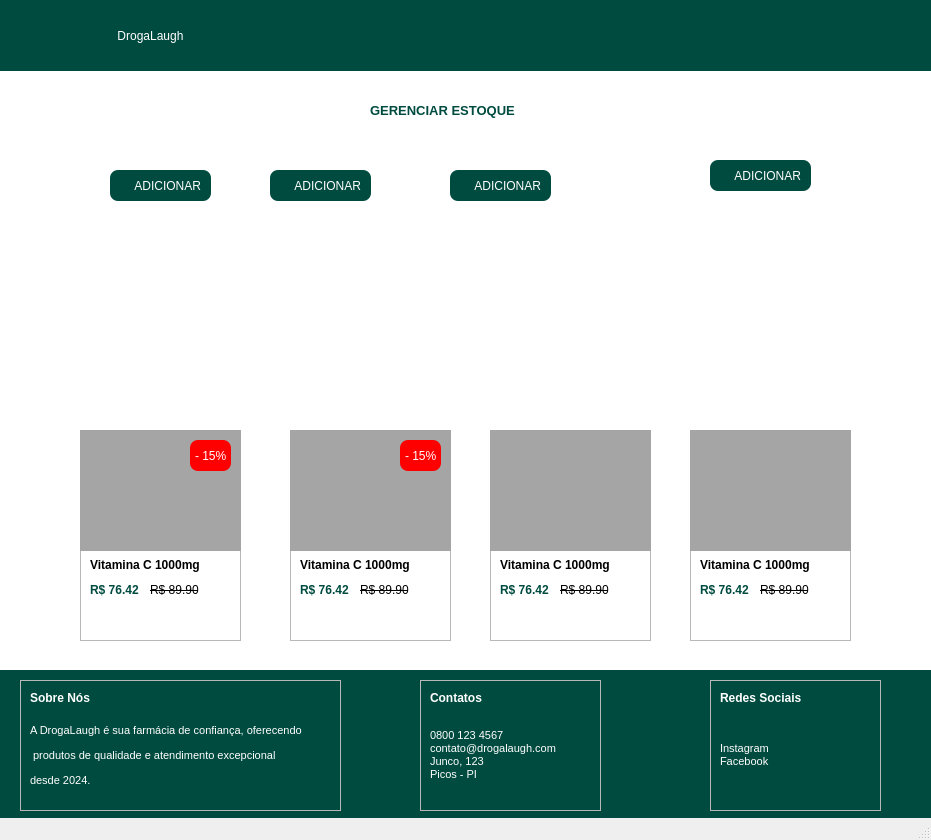
 <widget class="QMainWindow" name="MainWindow">
  <property name="geometry">
   <rect>
    <x>0</x>
    <y>0</y>
    <width>931</width>
    <height>840</height>
   </rect>
  </property>
  <property name="windowTitle">
   <string>MainWindow</string>
  </property>
  <widget class="QWidget" name="centralwidget">
   <widget class="QLabel" name="logo">
    <property name="geometry">
     <rect>
      <x>10</x>
      <y>0</y>
      <width>61</width>
      <height>71</height>
     </rect>
    </property>
    <property name="styleSheet">
     <string notr="true">image:url(:/images/images/logofolha.png)</string>
    </property>
    <property name="text">
     <string/>
    </property>
   </widget>
   <widget class="QLabel" name="label_2">
    <property name="geometry">
     <rect>
      <x>0</x>
      <y>0</y>
      <width>931</width>
      <height>71</height>
     </rect>
    </property>
    <property name="styleSheet">
     <string notr="true">background-color: rgb(0, 75, 63);


</string>
    </property>
    <property name="text">
     <string/>
    </property>
   </widget>
   <widget class="QLabel" name="label_7">
    <property name="geometry">
     <rect>
      <x>370</x>
      <y>90</y>
      <width>191</width>
      <height>41</height>
     </rect>
    </property>
    <property name="text">
     <string>&lt;html&gt;&lt;head/&gt;&lt;body&gt;&lt;p&gt;&lt;span style=&quot; font-size:10pt; font-weight:600; color:#004b3f;&quot;&gt;GERENCIAR ESTOQUE&lt;/span&gt;&lt;/p&gt;&lt;/body&gt;&lt;/html&gt;</string>
    </property>
   </widget>
   <widget class="QLabel" name="label_8">
    <property name="geometry">
     <rect>
      <x>0</x>
      <y>670</y>
      <width>931</width>
      <height>161</height>
     </rect>
    </property>
    <property name="styleSheet">
     <string notr="true">background-color: rgb(0, 75, 63);


</string>
    </property>
    <property name="text">
     <string/>
    </property>
   </widget>
   <widget class="QLabel" name="label_3">
    <property name="geometry">
     <rect>
      <x>0</x>
      <y>70</y>
      <width>931</width>
      <height>601</height>
     </rect>
    </property>
    <property name="styleSheet">
     <string notr="true">
background-color: rgb(255, 255, 255);</string>
    </property>
    <property name="text">
     <string/>
    </property>
   </widget>
   <widget class="QPushButton" name="nomeLogo">
    <property name="geometry">
     <rect>
      <x>60</x>
      <y>10</y>
      <width>181</width>
      <height>51</height>
     </rect>
    </property>
    <property name="whatsThis">
     <string>&lt;html&gt;&lt;head/&gt;&lt;body&gt;&lt;p align=&quot;right&quot;&gt;&lt;br/&gt;&lt;/p&gt;&lt;/body&gt;&lt;/html&gt;</string>
    </property>
    <property name="styleSheet">
     <string notr="true">
QPushButton {  
    background-color: rgb(0, 75, 63);
   font: 15pt &quot;Cooper Black&quot;;
    color: rgb(255, 255, 255); /* Cor do texto */
    border-radius: 8px; /* Bordas arredondadas */
    padding: 10px; /* Padding interno (topo, direita, fundo, esquerda) */
    
       
}

QPushButton:pressed{
background-color: rgb(0, 75, 63);
   font: 15pt &quot;Cooper Black&quot;;
    color: rgb(255, 255, 255); /* Cor do texto */
    border-radius: 8px; /* Bordas arredondadas */
    padding: 10px; /* Padding interno (topo, direita, fundo, esquerda) */
   
border: 1px solid #CCCCCC;
box-shadow: 0px 4px 6px rgba(0, 0, 0, 0.1); /* Sombra leve */
background-color: #D6D6D6; /* Fundo mais escuro */
   
    transform: translateY(2px); /* Deslocamento para baixo */
   
}


</string>
    </property>
    <property name="text">
     <string>DrogaLaugh</string>
    </property>
   </widget>
   <widget class="QFrame" name="frame">
    <property name="geometry">
     <rect>
      <x>80</x>
      <y>430</y>
      <width>161</width>
      <height>211</height>
     </rect>
    </property>
    <property name="frameShape">
     <enum>QFrame::StyledPanel</enum>
    </property>
    <property name="frameShadow">
     <enum>QFrame::Raised</enum>
    </property>
    <widget class="QLabel" name="label">
     <property name="geometry">
      <rect>
       <x>0</x>
       <y>0</y>
       <width>161</width>
       <height>121</height>
      </rect>
     </property>
     <property name="styleSheet">
      <string notr="true">background-color: rgb(165, 165, 165);
border-color: rgb(0, 0, 0);</string>
     </property>
     <property name="text">
      <string/>
     </property>
    </widget>
    <widget class="QLabel" name="label_6">
     <property name="geometry">
      <rect>
       <x>110</x>
       <y>10</y>
       <width>41</width>
       <height>31</height>
      </rect>
     </property>
     <property name="styleSheet">
      <string notr="true">border-radius: 8px;
background-color: rgb(255, 0, 0);
font: 75 8pt &quot;MS Shell Dlg 2&quot;;
color: rgb(255, 255, 255);
padding:2px;</string>
     </property>
     <property name="text">
      <string>- 15%</string>
     </property>
    </widget>
    <widget class="QLabel" name="label_5">
     <property name="geometry">
      <rect>
       <x>10</x>
       <y>120</y>
       <width>131</width>
       <height>31</height>
      </rect>
     </property>
     <property name="text">
      <string>&lt;html&gt;&lt;head/&gt;&lt;body&gt;&lt;p&gt;&lt;span style=&quot; font-weight:600;&quot;&gt;Vitamina C 1000mg&lt;/span&gt;&lt;/p&gt;&lt;/body&gt;&lt;/html&gt;</string>
     </property>
    </widget>
    <widget class="QLabel" name="label_9">
     <property name="geometry">
      <rect>
       <x>10</x>
       <y>150</y>
       <width>101</width>
       <height>21</height>
      </rect>
     </property>
     <property name="styleSheet">
      <string notr="true">font: 75 8pt &quot;MS Shell Dlg 2&quot;;
color:rgb(0, 75, 63)</string>
     </property>
     <property name="text">
      <string>&lt;html&gt;&lt;head/&gt;&lt;body&gt;&lt;p&gt;&lt;span style=&quot; font-weight:600;&quot;&gt;R$ 76.42 &lt;/span&gt;&lt;/p&gt;&lt;/body&gt;&lt;/html&gt;</string>
     </property>
    </widget>
    <widget class="QLabel" name="label_10">
     <property name="geometry">
      <rect>
       <x>70</x>
       <y>150</y>
       <width>55</width>
       <height>21</height>
      </rect>
     </property>
     <property name="styleSheet">
      <string notr="true">font: 6pt &quot;MS Shell Dlg 2&quot;;
text-decoration: line-through;</string>
     </property>
     <property name="text">
      <string>&lt;html&gt;&lt;head/&gt;&lt;body&gt;&lt;p&gt;R$ 89.90&lt;/p&gt;&lt;/body&gt;&lt;/html&gt;</string>
     </property>
    </widget>
   </widget>
   <widget class="QFrame" name="frame_2">
    <property name="geometry">
     <rect>
      <x>290</x>
      <y>430</y>
      <width>161</width>
      <height>211</height>
     </rect>
    </property>
    <property name="frameShape">
     <enum>QFrame::StyledPanel</enum>
    </property>
    <property name="frameShadow">
     <enum>QFrame::Raised</enum>
    </property>
    <widget class="QLabel" name="label_11">
     <property name="geometry">
      <rect>
       <x>110</x>
       <y>10</y>
       <width>41</width>
       <height>31</height>
      </rect>
     </property>
     <property name="styleSheet">
      <string notr="true">border-radius: 8px;
background-color: rgb(255, 0, 0);
font: 75 8pt &quot;MS Shell Dlg 2&quot;;
color: rgb(255, 255, 255);
padding:2px;</string>
     </property>
     <property name="text">
      <string>- 15%</string>
     </property>
    </widget>
    <widget class="QLabel" name="label_12">
     <property name="geometry">
      <rect>
       <x>10</x>
       <y>120</y>
       <width>131</width>
       <height>31</height>
      </rect>
     </property>
     <property name="text">
      <string>&lt;html&gt;&lt;head/&gt;&lt;body&gt;&lt;p&gt;&lt;span style=&quot; font-weight:600;&quot;&gt;Vitamina C 1000mg&lt;/span&gt;&lt;/p&gt;&lt;/body&gt;&lt;/html&gt;</string>
     </property>
    </widget>
    <widget class="QLabel" name="label_13">
     <property name="geometry">
      <rect>
       <x>10</x>
       <y>150</y>
       <width>101</width>
       <height>21</height>
      </rect>
     </property>
     <property name="styleSheet">
      <string notr="true">font: 75 8pt &quot;MS Shell Dlg 2&quot;;
color:rgb(0, 75, 63)</string>
     </property>
     <property name="text">
      <string>&lt;html&gt;&lt;head/&gt;&lt;body&gt;&lt;p&gt;&lt;span style=&quot; font-weight:600;&quot;&gt;R$ 76.42 &lt;/span&gt;&lt;/p&gt;&lt;/body&gt;&lt;/html&gt;</string>
     </property>
    </widget>
    <widget class="QLabel" name="label_14">
     <property name="geometry">
      <rect>
       <x>70</x>
       <y>150</y>
       <width>55</width>
       <height>21</height>
      </rect>
     </property>
     <property name="styleSheet">
      <string notr="true">font: 6pt &quot;MS Shell Dlg 2&quot;;
text-decoration: line-through;</string>
     </property>
     <property name="text">
      <string>&lt;html&gt;&lt;head/&gt;&lt;body&gt;&lt;p&gt;R$ 89.90&lt;/p&gt;&lt;/body&gt;&lt;/html&gt;</string>
     </property>
    </widget>
    <widget class="QLabel" name="label_4">
     <property name="geometry">
      <rect>
       <x>0</x>
       <y>0</y>
       <width>161</width>
       <height>121</height>
      </rect>
     </property>
     <property name="styleSheet">
      <string notr="true">background-color: rgb(165, 165, 165);
border-color: rgb(0, 0, 0);</string>
     </property>
     <property name="text">
      <string/>
     </property>
    </widget>
    <zorder>label_4</zorder>
    <zorder>label_11</zorder>
    <zorder>label_12</zorder>
    <zorder>label_13</zorder>
    <zorder>label_14</zorder>
   </widget>
   <widget class="QFrame" name="frame_3">
    <property name="geometry">
     <rect>
      <x>490</x>
      <y>430</y>
      <width>161</width>
      <height>211</height>
     </rect>
    </property>
    <property name="frameShape">
     <enum>QFrame::StyledPanel</enum>
    </property>
    <property name="frameShadow">
     <enum>QFrame::Raised</enum>
    </property>
    <widget class="QLabel" name="label_15">
     <property name="geometry">
      <rect>
       <x>110</x>
       <y>10</y>
       <width>41</width>
       <height>31</height>
      </rect>
     </property>
     <property name="styleSheet">
      <string notr="true">border-radius: 8px;
background-color: rgb(255, 0, 0);
font: 75 8pt &quot;MS Shell Dlg 2&quot;;
color: rgb(255, 255, 255);
padding:2px;</string>
     </property>
     <property name="text">
      <string>- 15%</string>
     </property>
    </widget>
    <widget class="QLabel" name="label_16">
     <property name="geometry">
      <rect>
       <x>10</x>
       <y>120</y>
       <width>131</width>
       <height>31</height>
      </rect>
     </property>
     <property name="text">
      <string>&lt;html&gt;&lt;head/&gt;&lt;body&gt;&lt;p&gt;&lt;span style=&quot; font-weight:600;&quot;&gt;Vitamina C 1000mg&lt;/span&gt;&lt;/p&gt;&lt;/body&gt;&lt;/html&gt;</string>
     </property>
    </widget>
    <widget class="QLabel" name="label_17">
     <property name="geometry">
      <rect>
       <x>10</x>
       <y>150</y>
       <width>101</width>
       <height>21</height>
      </rect>
     </property>
     <property name="styleSheet">
      <string notr="true">font: 75 8pt &quot;MS Shell Dlg 2&quot;;
color:rgb(0, 75, 63)</string>
     </property>
     <property name="text">
      <string>&lt;html&gt;&lt;head/&gt;&lt;body&gt;&lt;p&gt;&lt;span style=&quot; font-weight:600;&quot;&gt;R$ 76.42 &lt;/span&gt;&lt;/p&gt;&lt;/body&gt;&lt;/html&gt;</string>
     </property>
    </widget>
    <widget class="QLabel" name="label_18">
     <property name="geometry">
      <rect>
       <x>70</x>
       <y>150</y>
       <width>55</width>
       <height>21</height>
      </rect>
     </property>
     <property name="styleSheet">
      <string notr="true">font: 6pt &quot;MS Shell Dlg 2&quot;;
text-decoration: line-through;</string>
     </property>
     <property name="text">
      <string>&lt;html&gt;&lt;head/&gt;&lt;body&gt;&lt;p&gt;R$ 89.90&lt;/p&gt;&lt;/body&gt;&lt;/html&gt;</string>
     </property>
    </widget>
    <widget class="QLabel" name="label_19">
     <property name="geometry">
      <rect>
       <x>0</x>
       <y>0</y>
       <width>161</width>
       <height>121</height>
      </rect>
     </property>
     <property name="styleSheet">
      <string notr="true">background-color: rgb(165, 165, 165);
border-color: rgb(0, 0, 0);</string>
     </property>
     <property name="text">
      <string/>
     </property>
    </widget>
   </widget>
   <widget class="QFrame" name="frame_4">
    <property name="geometry">
     <rect>
      <x>690</x>
      <y>430</y>
      <width>161</width>
      <height>211</height>
     </rect>
    </property>
    <property name="frameShape">
     <enum>QFrame::StyledPanel</enum>
    </property>
    <property name="frameShadow">
     <enum>QFrame::Raised</enum>
    </property>
    <widget class="QLabel" name="label_20">
     <property name="geometry">
      <rect>
       <x>110</x>
       <y>10</y>
       <width>41</width>
       <height>31</height>
      </rect>
     </property>
     <property name="styleSheet">
      <string notr="true">border-radius: 8px;
background-color: rgb(255, 0, 0);
font: 75 8pt &quot;MS Shell Dlg 2&quot;;
color: rgb(255, 255, 255);
padding:2px;</string>
     </property>
     <property name="text">
      <string>- 15%</string>
     </property>
    </widget>
    <widget class="QLabel" name="label_21">
     <property name="geometry">
      <rect>
       <x>10</x>
       <y>120</y>
       <width>131</width>
       <height>31</height>
      </rect>
     </property>
     <property name="text">
      <string>&lt;html&gt;&lt;head/&gt;&lt;body&gt;&lt;p&gt;&lt;span style=&quot; font-weight:600;&quot;&gt;Vitamina C 1000mg&lt;/span&gt;&lt;/p&gt;&lt;/body&gt;&lt;/html&gt;</string>
     </property>
    </widget>
    <widget class="QLabel" name="label_22">
     <property name="geometry">
      <rect>
       <x>10</x>
       <y>150</y>
       <width>101</width>
       <height>21</height>
      </rect>
     </property>
     <property name="styleSheet">
      <string notr="true">font: 75 8pt &quot;MS Shell Dlg 2&quot;;
color:rgb(0, 75, 63)</string>
     </property>
     <property name="text">
      <string>&lt;html&gt;&lt;head/&gt;&lt;body&gt;&lt;p&gt;&lt;span style=&quot; font-weight:600;&quot;&gt;R$ 76.42 &lt;/span&gt;&lt;/p&gt;&lt;/body&gt;&lt;/html&gt;</string>
     </property>
    </widget>
    <widget class="QLabel" name="label_23">
     <property name="geometry">
      <rect>
       <x>70</x>
       <y>150</y>
       <width>55</width>
       <height>21</height>
      </rect>
     </property>
     <property name="styleSheet">
      <string notr="true">font: 6pt &quot;MS Shell Dlg 2&quot;;
text-decoration: line-through;</string>
     </property>
     <property name="text">
      <string>&lt;html&gt;&lt;head/&gt;&lt;body&gt;&lt;p&gt;R$ 89.90&lt;/p&gt;&lt;/body&gt;&lt;/html&gt;</string>
     </property>
    </widget>
    <widget class="QLabel" name="label_24">
     <property name="geometry">
      <rect>
       <x>0</x>
       <y>0</y>
       <width>161</width>
       <height>121</height>
      </rect>
     </property>
     <property name="styleSheet">
      <string notr="true">background-color: rgb(165, 165, 165);
border-color: rgb(0, 0, 0);</string>
     </property>
     <property name="text">
      <string/>
     </property>
    </widget>
   </widget>
   <widget class="QFrame" name="frame_5">
    <property name="geometry">
     <rect>
      <x>20</x>
      <y>680</y>
      <width>321</width>
      <height>131</height>
     </rect>
    </property>
    <property name="frameShape">
     <enum>QFrame::StyledPanel</enum>
    </property>
    <property name="frameShadow">
     <enum>QFrame::Raised</enum>
    </property>
    <widget class="QLabel" name="label_25">
     <property name="geometry">
      <rect>
       <x>10</x>
       <y>10</y>
       <width>91</width>
       <height>16</height>
      </rect>
     </property>
     <property name="text">
      <string>&lt;html&gt;&lt;head/&gt;&lt;body&gt;&lt;p&gt;&lt;span style=&quot; font-size:9pt; font-weight:600; color:#ffffff;&quot;&gt;Sobre Nós&lt;/span&gt;&lt;/p&gt;&lt;/body&gt;&lt;/html&gt;</string>
     </property>
    </widget>
    <widget class="QLabel" name="label_26">
     <property name="geometry">
      <rect>
       <x>10</x>
       <y>30</y>
       <width>301</width>
       <height>91</height>
      </rect>
     </property>
     <property name="text">
      <string>&lt;!DOCTYPE HTML PUBLIC &quot;-//W3C//DTD HTML 4.0//EN&quot; &quot;http://www.w3.org/TR/REC-html40/strict.dtd&quot;&gt;
&lt;html&gt;&lt;head&gt;&lt;meta name=&quot;qrichtext&quot; content=&quot;1&quot; /&gt;&lt;style type=&quot;text/css&quot;&gt;
p, li { white-space: pre-wrap; }
&lt;/style&gt;&lt;/head&gt;&lt;body style=&quot; font-family:'MS Shell Dlg 2'; font-size:8pt; font-weight:400; font-style:normal;&quot;&gt;
&lt;p style=&quot; margin-top:12px; margin-bottom:12px; margin-left:0px; margin-right:0px; -qt-block-indent:0; text-indent:0px;&quot;&gt;&lt;span style=&quot; color:#ffffff;&quot;&gt;A DrogaLaugh é sua farmácia de confiança, oferecendo&lt;/span&gt;&lt;/p&gt;
&lt;p style=&quot; margin-top:12px; margin-bottom:12px; margin-left:0px; margin-right:0px; -qt-block-indent:0; text-indent:0px;&quot;&gt;&lt;span style=&quot; color:#ffffff;&quot;&gt; produtos de qualidade e atendimento excepcional &lt;/span&gt;&lt;/p&gt;
&lt;p style=&quot; margin-top:12px; margin-bottom:12px; margin-left:0px; margin-right:0px; -qt-block-indent:0; text-indent:0px;&quot;&gt;&lt;span style=&quot; color:#ffffff;&quot;&gt;desde 2024.&lt;/span&gt;&lt;/p&gt;&lt;/body&gt;&lt;/html&gt;</string>
     </property>
    </widget>
   </widget>
   <widget class="QFrame" name="frame_6">
    <property name="geometry">
     <rect>
      <x>420</x>
      <y>680</y>
      <width>181</width>
      <height>131</height>
     </rect>
    </property>
    <property name="frameShape">
     <enum>QFrame::StyledPanel</enum>
    </property>
    <property name="frameShadow">
     <enum>QFrame::Raised</enum>
    </property>
    <widget class="QLabel" name="label_27">
     <property name="geometry">
      <rect>
       <x>10</x>
       <y>10</y>
       <width>91</width>
       <height>16</height>
      </rect>
     </property>
     <property name="text">
      <string>&lt;html&gt;&lt;head/&gt;&lt;body&gt;&lt;p&gt;&lt;span style=&quot; font-size:9pt; font-weight:600; color:#ffffff;&quot;&gt;Contatos&lt;/span&gt;&lt;/p&gt;&lt;/body&gt;&lt;/html&gt;</string>
     </property>
    </widget>
    <widget class="QLabel" name="label_28">
     <property name="geometry">
      <rect>
       <x>10</x>
       <y>30</y>
       <width>301</width>
       <height>91</height>
      </rect>
     </property>
     <property name="text">
      <string>&lt;!DOCTYPE HTML PUBLIC &quot;-//W3C//DTD HTML 4.0//EN&quot; &quot;http://www.w3.org/TR/REC-html40/strict.dtd&quot;&gt;
&lt;html&gt;&lt;head&gt;&lt;meta name=&quot;qrichtext&quot; content=&quot;1&quot; /&gt;&lt;style type=&quot;text/css&quot;&gt;
p, li { white-space: pre-wrap; }
&lt;/style&gt;&lt;/head&gt;&lt;body style=&quot; font-family:'MS Shell Dlg 2'; font-size:8pt; font-weight:400; font-style:normal;&quot;&gt;
&lt;p style=&quot; margin-top:12px; margin-bottom:0px; margin-left:0px; margin-right:0px; -qt-block-indent:0; text-indent:0px;&quot;&gt;&lt;span style=&quot; color:#ffffff;&quot;&gt;0800 123 4567&lt;/span&gt;&lt;/p&gt;
&lt;p style=&quot; margin-top:0px; margin-bottom:0px; margin-left:0px; margin-right:0px; -qt-block-indent:0; text-indent:0px;&quot;&gt;&lt;span style=&quot; color:#ffffff;&quot;&gt;contato@drogalaugh.com&lt;/span&gt;&lt;/p&gt;
&lt;p style=&quot; margin-top:0px; margin-bottom:0px; margin-left:0px; margin-right:0px; -qt-block-indent:0; text-indent:0px;&quot;&gt;&lt;span style=&quot; color:#ffffff;&quot;&gt;Junco, 123&lt;/span&gt;&lt;/p&gt;
&lt;p style=&quot; margin-top:0px; margin-bottom:12px; margin-left:0px; margin-right:0px; -qt-block-indent:0; text-indent:0px;&quot;&gt;&lt;span style=&quot; color:#ffffff;&quot;&gt;Picos - PI&lt;/span&gt;&lt;/p&gt;&lt;/body&gt;&lt;/html&gt;</string>
     </property>
    </widget>
   </widget>
   <widget class="QFrame" name="frame_7">
    <property name="geometry">
     <rect>
      <x>710</x>
      <y>680</y>
      <width>171</width>
      <height>131</height>
     </rect>
    </property>
    <property name="frameShape">
     <enum>QFrame::StyledPanel</enum>
    </property>
    <property name="frameShadow">
     <enum>QFrame::Raised</enum>
    </property>
    <widget class="QLabel" name="label_29">
     <property name="geometry">
      <rect>
       <x>10</x>
       <y>10</y>
       <width>111</width>
       <height>16</height>
      </rect>
     </property>
     <property name="text">
      <string>&lt;html&gt;&lt;head/&gt;&lt;body&gt;&lt;p&gt;&lt;span style=&quot; font-size:9pt; font-weight:600; color:#ffffff;&quot;&gt;Redes Sociais&lt;/span&gt;&lt;/p&gt;&lt;/body&gt;&lt;/html&gt;</string>
     </property>
    </widget>
    <widget class="QLabel" name="label_30">
     <property name="geometry">
      <rect>
       <x>10</x>
       <y>30</y>
       <width>301</width>
       <height>91</height>
      </rect>
     </property>
     <property name="text">
      <string>&lt;!DOCTYPE HTML PUBLIC &quot;-//W3C//DTD HTML 4.0//EN&quot; &quot;http://www.w3.org/TR/REC-html40/strict.dtd&quot;&gt;
&lt;html&gt;&lt;head&gt;&lt;meta name=&quot;qrichtext&quot; content=&quot;1&quot; /&gt;&lt;style type=&quot;text/css&quot;&gt;
p, li { white-space: pre-wrap; }
&lt;/style&gt;&lt;/head&gt;&lt;body style=&quot; font-family:'MS Shell Dlg 2'; font-size:8pt; font-weight:400; font-style:normal;&quot;&gt;
&lt;p style=&quot; margin-top:0px; margin-bottom:12px; margin-left:0px; margin-right:0px; -qt-block-indent:0; text-indent:0px;&quot;&gt;&lt;span style=&quot; color:#ffffff;&quot;&gt;Instagram&lt;br /&gt;Facebook&lt;/span&gt;&lt;/p&gt;&lt;/body&gt;&lt;/html&gt;</string>
     </property>
    </widget>
   </widget>
   <widget class="QPushButton" name="BotaoAddCesta">
    <property name="geometry">
     <rect>
      <x>110</x>
      <y>170</y>
      <width>101</width>
      <height>31</height>
     </rect>
    </property>
    <property name="styleSheet">
     <string notr="true">QPushButton {  
    background-color: rgb(0, 75, 63);
    font: 75 7pt &quot;MS Shell Dlg 2&quot;;
    color: rgb(255, 255, 255); /* Cor do texto */
    border-radius: 8px; /* Bordas arredondadas */
    padding: 10px; /* Padding interno (topo, direita, fundo, esquerda) */
    image: url(:/images/images/001-shopping-basket.png); /* Caminho da imagem */
	image-position:left;   
    text-align: right; /* Centraliza o texto */    
}

QPushButton:hover{
  background-color: #E5E5E5;
    font: 75 7pt &quot;MS Shell Dlg 2&quot;;
    color: rgb(255, 255, 255); /* Cor do texto */
    border-radius: 8px; /* Bordas arredondadas */
    padding: 10px; /* Padding interno (topo, direita, fundo, esquerda) */
    image: url(:/images/images/001-shopping-basket.png); /* Caminho da imagem */
	image-position:left;   
    text-align: right; /* Centraliza o texto */
border: 1px solid #CCCCCC;
box-shadow: 0px 4px 6px rgba(0, 0, 0, 0.1); /* Sombra leve */
}
QPushButton:pressed{
background-color: #E5E5E5;
    font: 75 7pt &quot;MS Shell Dlg 2&quot;;
    color: rgb(255, 255, 255); /* Cor do texto */
    border-radius: 8px; /* Bordas arredondadas */
    padding: 10px; /* Padding interno (topo, direita, fundo, esquerda) */
    image: url(:/images/images/001-shopping-basket.png); /* Caminho da imagem */
	image-position:left;   
    text-align: right; /* Centraliza o texto */
border: 1px solid #CCCCCC;
box-shadow: 0px 4px 6px rgba(0, 0, 0, 0.1); /* Sombra leve */
background-color: #D6D6D6; /* Fundo mais escuro */
    box-shadow: 0px 2px 3px rgba(0, 0, 0, 0.2); /* Menor sombra */
    transform: translateY(2px); /* Deslocamento para baixo */
    border: 1px solid #AAAAAA; /* Borda mais escura */
}


</string>
    </property>
    <property name="text">
     <string>ADICIONAR</string>
    </property>
   </widget>
   <widget class="QPushButton" name="BotaoAddCesta_2">
    <property name="geometry">
     <rect>
      <x>270</x>
      <y>170</y>
      <width>101</width>
      <height>31</height>
     </rect>
    </property>
    <property name="styleSheet">
     <string notr="true">QPushButton {  
    background-color: rgb(0, 75, 63);
    font: 75 7pt &quot;MS Shell Dlg 2&quot;;
    color: rgb(255, 255, 255); /* Cor do texto */
    border-radius: 8px; /* Bordas arredondadas */
    padding: 10px; /* Padding interno (topo, direita, fundo, esquerda) */
    image: url(:/images/images/001-shopping-basket.png); /* Caminho da imagem */
	image-position:left;   
    text-align: right; /* Centraliza o texto */    
}

QPushButton:hover{
  background-color: #E5E5E5;
    font: 75 7pt &quot;MS Shell Dlg 2&quot;;
    color: rgb(255, 255, 255); /* Cor do texto */
    border-radius: 8px; /* Bordas arredondadas */
    padding: 10px; /* Padding interno (topo, direita, fundo, esquerda) */
    image: url(:/images/images/001-shopping-basket.png); /* Caminho da imagem */
	image-position:left;   
    text-align: right; /* Centraliza o texto */
border: 1px solid #CCCCCC;
box-shadow: 0px 4px 6px rgba(0, 0, 0, 0.1); /* Sombra leve */
}
QPushButton:pressed{
background-color: #E5E5E5;
    font: 75 7pt &quot;MS Shell Dlg 2&quot;;
    color: rgb(255, 255, 255); /* Cor do texto */
    border-radius: 8px; /* Bordas arredondadas */
    padding: 10px; /* Padding interno (topo, direita, fundo, esquerda) */
    image: url(:/images/images/001-shopping-basket.png); /* Caminho da imagem */
	image-position:left;   
    text-align: right; /* Centraliza o texto */
border: 1px solid #CCCCCC;
box-shadow: 0px 4px 6px rgba(0, 0, 0, 0.1); /* Sombra leve */
background-color: #D6D6D6; /* Fundo mais escuro */
    box-shadow: 0px 2px 3px rgba(0, 0, 0, 0.2); /* Menor sombra */
    transform: translateY(2px); /* Deslocamento para baixo */
    border: 1px solid #AAAAAA; /* Borda mais escura */
}


</string>
    </property>
    <property name="text">
     <string>ADICIONAR</string>
    </property>
   </widget>
   <widget class="QPushButton" name="BotaoAddCesta_3">
    <property name="geometry">
     <rect>
      <x>450</x>
      <y>170</y>
      <width>101</width>
      <height>31</height>
     </rect>
    </property>
    <property name="styleSheet">
     <string notr="true">QPushButton {  
    background-color: rgb(0, 75, 63);
    font: 75 7pt &quot;MS Shell Dlg 2&quot;;
    color: rgb(255, 255, 255); /* Cor do texto */
    border-radius: 8px; /* Bordas arredondadas */
    padding: 10px; /* Padding interno (topo, direita, fundo, esquerda) */
    image: url(:/images/images/001-shopping-basket.png); /* Caminho da imagem */
	image-position:left;   
    text-align: right; /* Centraliza o texto */    
}

QPushButton:hover{
  background-color: #E5E5E5;
    font: 75 7pt &quot;MS Shell Dlg 2&quot;;
    color: rgb(255, 255, 255); /* Cor do texto */
    border-radius: 8px; /* Bordas arredondadas */
    padding: 10px; /* Padding interno (topo, direita, fundo, esquerda) */
    image: url(:/images/images/001-shopping-basket.png); /* Caminho da imagem */
	image-position:left;   
    text-align: right; /* Centraliza o texto */
border: 1px solid #CCCCCC;
box-shadow: 0px 4px 6px rgba(0, 0, 0, 0.1); /* Sombra leve */
}
QPushButton:pressed{
background-color: #E5E5E5;
    font: 75 7pt &quot;MS Shell Dlg 2&quot;;
    color: rgb(255, 255, 255); /* Cor do texto */
    border-radius: 8px; /* Bordas arredondadas */
    padding: 10px; /* Padding interno (topo, direita, fundo, esquerda) */
    image: url(:/images/images/001-shopping-basket.png); /* Caminho da imagem */
	image-position:left;   
    text-align: right; /* Centraliza o texto */
border: 1px solid #CCCCCC;
box-shadow: 0px 4px 6px rgba(0, 0, 0, 0.1); /* Sombra leve */
background-color: #D6D6D6; /* Fundo mais escuro */
    box-shadow: 0px 2px 3px rgba(0, 0, 0, 0.2); /* Menor sombra */
    transform: translateY(2px); /* Deslocamento para baixo */
    border: 1px solid #AAAAAA; /* Borda mais escura */
}


</string>
    </property>
    <property name="text">
     <string>ADICIONAR</string>
    </property>
   </widget>
   <widget class="QPushButton" name="BotaoAddCesta_4">
    <property name="geometry">
     <rect>
      <x>710</x>
      <y>160</y>
      <width>101</width>
      <height>31</height>
     </rect>
    </property>
    <property name="styleSheet">
     <string notr="true">QPushButton {  
    background-color: rgb(0, 75, 63);
    font: 75 7pt &quot;MS Shell Dlg 2&quot;;
    color: rgb(255, 255, 255); /* Cor do texto */
    border-radius: 8px; /* Bordas arredondadas */
    padding: 10px; /* Padding interno (topo, direita, fundo, esquerda) */
    image: url(:/images/images/001-shopping-basket.png); /* Caminho da imagem */
	image-position:left;   
    text-align: right; /* Centraliza o texto */    
}

QPushButton:hover{
  background-color: #E5E5E5;
    font: 75 7pt &quot;MS Shell Dlg 2&quot;;
    color: rgb(255, 255, 255); /* Cor do texto */
    border-radius: 8px; /* Bordas arredondadas */
    padding: 10px; /* Padding interno (topo, direita, fundo, esquerda) */
    image: url(:/images/images/001-shopping-basket.png); /* Caminho da imagem */
	image-position:left;   
    text-align: right; /* Centraliza o texto */
border: 1px solid #CCCCCC;
box-shadow: 0px 4px 6px rgba(0, 0, 0, 0.1); /* Sombra leve */
}
QPushButton:pressed{
background-color: #E5E5E5;
    font: 75 7pt &quot;MS Shell Dlg 2&quot;;
    color: rgb(255, 255, 255); /* Cor do texto */
    border-radius: 8px; /* Bordas arredondadas */
    padding: 10px; /* Padding interno (topo, direita, fundo, esquerda) */
    image: url(:/images/images/001-shopping-basket.png); /* Caminho da imagem */
	image-position:left;   
    text-align: right; /* Centraliza o texto */
border: 1px solid #CCCCCC;
box-shadow: 0px 4px 6px rgba(0, 0, 0, 0.1); /* Sombra leve */
background-color: #D6D6D6; /* Fundo mais escuro */
    box-shadow: 0px 2px 3px rgba(0, 0, 0, 0.2); /* Menor sombra */
    transform: translateY(2px); /* Deslocamento para baixo */
    border: 1px solid #AAAAAA; /* Borda mais escura */
}


</string>
    </property>
    <property name="text">
     <string>ADICIONAR</string>
    </property>
   </widget>
   <zorder>label_3</zorder>
   <zorder>label_8</zorder>
   <zorder>frame</zorder>
   <zorder>label_2</zorder>
   <zorder>label_7</zorder>
   <zorder>nomeLogo</zorder>
   <zorder>logo</zorder>
   <zorder>frame_2</zorder>
   <zorder>frame_3</zorder>
   <zorder>frame_4</zorder>
   <zorder>frame_5</zorder>
   <zorder>frame_6</zorder>
   <zorder>frame_7</zorder>
   <zorder>BotaoAddCesta</zorder>
   <zorder>BotaoAddCesta_2</zorder>
   <zorder>BotaoAddCesta_3</zorder>
   <zorder>BotaoAddCesta_4</zorder>
  </widget>
  <widget class="QStatusBar" name="statusbar"/>
 </widget>
